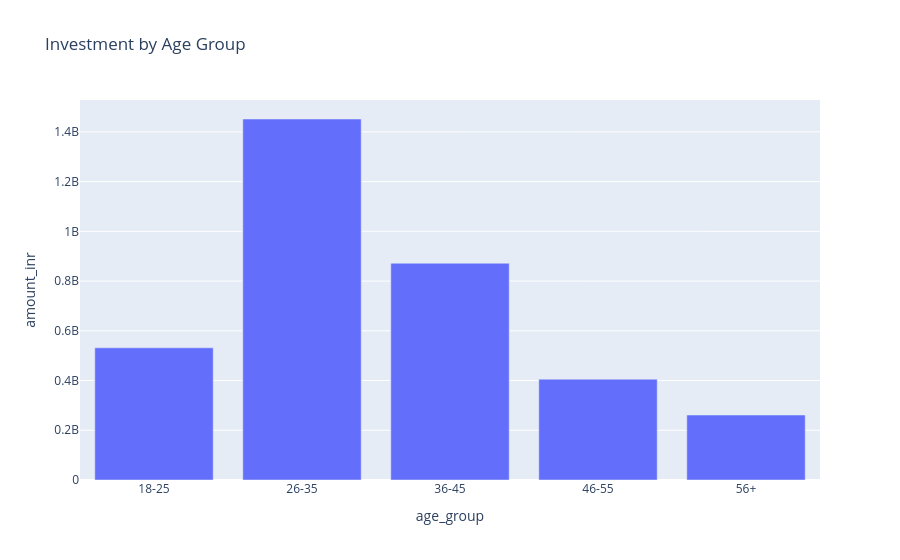

Notebook cell for this chart:
### Code cell
age_amt = (
    transactions.groupby("age_group")["amount_inr"]
    .sum()
    .reset_index()
)

fig = px.bar(
    age_amt,
    x="age_group",
    y="amount_inr",
    title="Investment by Age Group"
)

fig.show()

### Figure 1 — Plotly figure (JSON) as saved in the notebook; plotly's stock layout.template omitted (floating-point values rounded to 4 significant figures)
{"data": [{"hovertemplate": "age_group=%{x}<br>amount_inr=%{y}<extra></extra>", "legendgroup": "", "marker": {"color": "#636efa", "pattern": {"shape": ""}}, "name": "", "orientation": "v", "showlegend": false, "textposition": "auto", "type": "bar", "x": ["18-25", "26-35", "36-45", "46-55", "56+"], "xaxis": "x", "y": [531639392, 1451600218, 871647528, 405406469, 261286823], "yaxis": "y"}], "layout": {"barmode": "relative", "legend": {"tracegroupgap": 0}, "title": {"text": "Investment by Age Group"}, "xaxis": {"anchor": "y", "domain": [0, 1], "title": {"text": "age_group"}}, "yaxis": {"anchor": "x", "domain": [0, 1], "title": {"text": "amount_inr"}}}}
